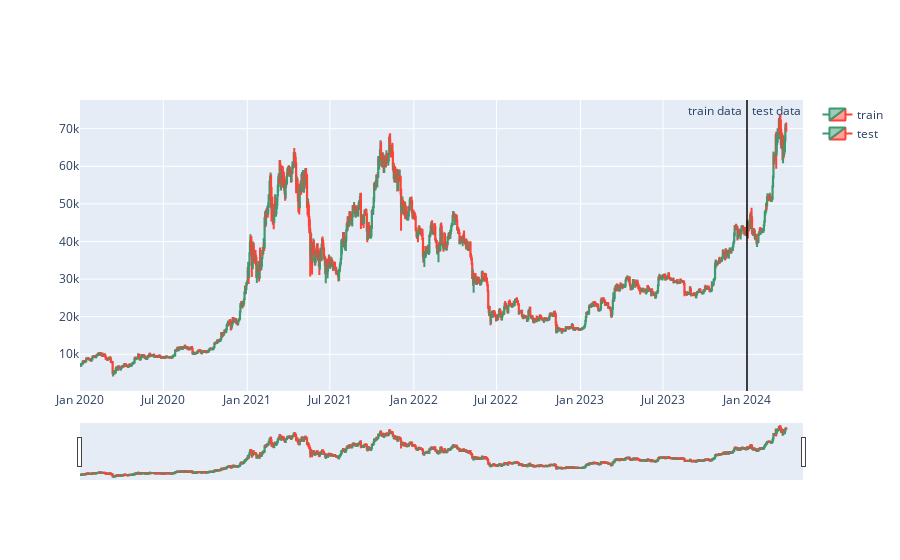

The cell this chart's notebook holds for it:
### Code cell
plot_train_test(train, test, '2024-01-01')
